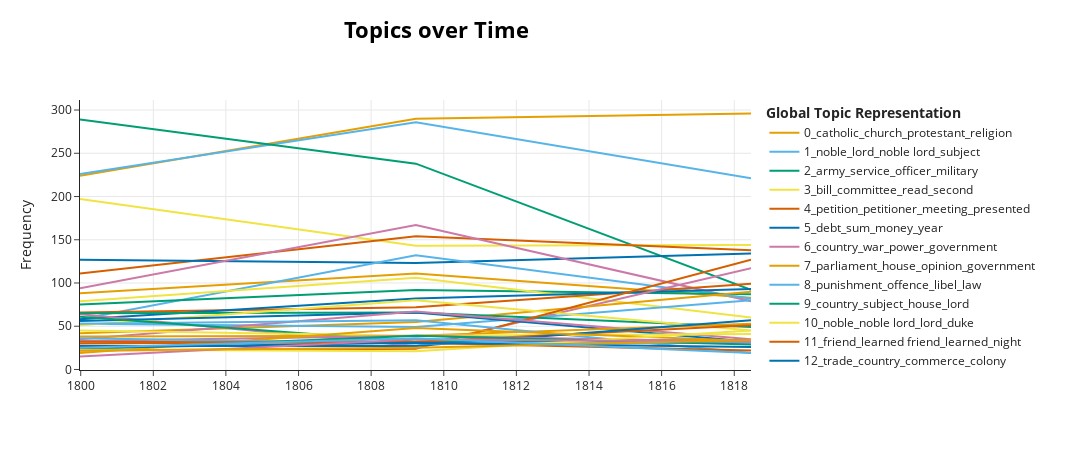

The cell this chart's notebook holds for it:
### Code cell
#model.visualize_topics_over_time(topics_over_time, top_n_topics=5)
model.visualize_topics_over_time(topics_over_time)

### Figure 1 — Plotly figure (JSON) as saved in the notebook; plotly's stock layout.template omitted (floating-point values rounded to 4 significant figures)
{"data": [{"hoverinfo": "text", "hovertext": ["<b>Topic 0</b><br>Words: catholic, church, protestant, religion, oath", "<b>Topic 0</b><br>Words: catholic, religion, protestant, church, religious", "<b>Topic 0</b><br>Words: church, catholic, protestant, clergy, religion"], "marker": {"color": "#E69F00"}, "mode": "lines", "name": "0_catholic_church_protestant_religion", "x": ["1799-12-24T16:42:14.400000", "1809-03-26T01:50:46.153845", "1818-06-18T03:41:32.307692"], "y": [224, 290, 296], "type": "scatter"}, {"hoverinfo": "text", "hovertext": ["<b>Topic 1</b><br>Words: lord, house, noble, noble lord, subject", "<b>Topic 1</b><br>Words: noble, lord, noble lord, subject, person", "<b>Topic 1</b><br>Words: noble, lord, said, noble lord, say"], "marker": {"color": "#56B4E9"}, "mode": "lines", "name": "1_noble_lord_noble lord_subject", "x": ["1799-12-24T16:42:14.400000", "1809-03-26T01:50:46.153845", "1818-06-18T03:41:32.307692"], "y": [226, 286, 221], "type": "scatter"}, {"hoverinfo": "text", "hovertext": ["<b>Topic 2</b><br>Words: army, officer, service, militia, military", "<b>Topic 2</b><br>Words: army, service, officer, military, men", "<b>Topic 2</b><br>Words: army, officer, military, service, men"], "marker": {"color": "#009E73"}, "mode": "lines", "name": "2_army_service_officer_military", "x": ["1799-12-24T16:42:14.400000", "1809-03-26T01:50:46.153845", "1818-06-18T03:41:32.307692"], "y": [289, 238, 92], "type": "scatter"}, {"hoverinfo": "text", "hovertext": ["<b>Topic 3</b><br>Words: bill, committee, read, second, time", "<b>Topic 3</b><br>Words: bill, committee, second, read, time", "<b>Topic 3</b><br>Words: bill, committee, reading, second, second reading"], "marker": {"color": "#F0E442"}, "mode": "lines", "name": "3_bill_committee_read_second", "x": ["1799-12-24T16:42:14.400000", "1809-03-26T01:50:46.153845", "1818-06-18T03:41:32.307692"], "y": [197, 143, 144], "type": "scatter"}, {"hoverinfo": "text", "hovertext": ["<b>Topic 4</b><br>Words: petition, petitioner, house, presented, prayer", "<b>Topic 4</b><br>Words: petition, meeting, presented, petitioner, presented petition", "<b>Topic 4</b><br>Words: petition, petitioner, presented, meeting, presented petition"], "marker": {"color": "#D55E00"}, "mode": "lines", "name": "4_petition_petitioner_meeting_presented", "x": ["1799-12-24T16:42:14.400000", "1809-03-26T01:50:46.153845", "1818-06-18T03:41:32.307692"], "y": [111, 154, 138], "type": "scatter"}, {"hoverinfo": "text", "hovertext": ["<b>Topic 5</b><br>Words: debt, sum, tax, money, account", "<b>Topic 5</b><br>Words: sum, debt, expenditure, tax, account", "<b>Topic 5</b><br>Words: debt, money, year, note, sum"], "marker": {"color": "#0072B2"}, "mode": "lines", "name": "5_debt_sum_money_year", "x": ["1799-12-24T16:42:14.400000", "1809-03-26T01:50:46.153845", "1818-06-18T03:41:32.307692"], "y": [127, 123, 134], "type": "scatter"}, {"hoverinfo": "text", "hovertext": ["<b>Topic 6</b><br>Words: country, war, power, government, peace", "<b>Topic 6</b><br>Words: country, war, government, power, enemy", "<b>Topic 6</b><br>Words: country, war, power, government, foreign"], "marker": {"color": "#CC79A7"}, "mode": "lines", "name": "6_country_war_power_government", "x": ["1799-12-24T16:42:14.400000", "1809-03-26T01:50:46.153845", "1818-06-18T03:41:32.307692"], "y": [94, 167, 79], "type": "scatter"}, {"hoverinfo": "text", "hovertext": ["<b>Topic 7</b><br>Words: parliament, house, opinion, subject, act", "<b>Topic 7</b><br>Words: parliament, house, opinion, view, measure", "<b>Topic 7</b><br>Words: parliament, government, period, principle, power"], "marker": {"color": "#E69F00"}, "mode": "lines", "name": "7_parliament_house_opinion_government", "x": ["1799-12-24T16:42:14.400000", "1809-03-26T01:50:46.153845", "1818-06-18T03:41:32.307692"], "y": [88, 111, 83], "type": "scatter"}, {"hoverinfo": "text", "hovertext": ["<b>Topic 8</b><br>Words: punishment, libel, offence, law, crime", "<b>Topic 8</b><br>Words: punishment, libel, offence, law, crime", "<b>Topic 8</b><br>Words: punishment, offence, crime, law, person"], "marker": {"color": "#56B4E9"}, "mode": "lines", "name": "8_punishment_offence_libel_law", "x": ["1799-12-24T16:42:14.400000", "1809-03-26T01:50:46.153845", "1818-06-18T03:41:32.307692"], "y": [58, 132, 82], "type": "scatter"}, {"hoverinfo": "text", "hovertext": ["<b>Topic 9</b><br>Words: house, country, lord, noble, bill", "<b>Topic 9</b><br>Words: country, subject, noble, said, lord", "<b>Topic 9</b><br>Words: country, said, bill, question, lord"], "marker": {"color": "#009E73"}, "mode": "lines", "name": "9_country_subject_house_lord", "x": ["1799-12-24T16:42:14.400000", "1809-03-26T01:50:46.153845", "1818-06-18T03:41:32.307692"], "y": [75, 92, 87], "type": "scatter"}, {"hoverinfo": "text", "hovertext": ["<b>Topic 10</b><br>Words: noble, noble lord, lord, motion, noble viscount", "<b>Topic 10</b><br>Words: noble, noble lord, lord, earl, motion", "<b>Topic 10</b><br>Words: noble, noble lord, lord, duke, majesty"], "marker": {"color": "#F0E442"}, "mode": "lines", "name": "10_noble_noble lord_lord_duke", "x": ["1799-12-24T16:42:14.400000", "1809-03-26T01:50:46.153845", "1818-06-18T03:41:32.307692"], "y": [79, 106, 60], "type": "scatter"}, {"hoverinfo": "text", "hovertext": ["<b>Topic 11</b><br>Words: friend, learned friend, learned, noble learned, noble", "<b>Topic 11</b><br>Words: friend, learned friend, learned, friend sat, night", "<b>Topic 11</b><br>Words: friend, learned friend, learned, night, noble friend"], "marker": {"color": "#D55E00"}, "mode": "lines", "name": "11_friend_learned friend_learned_night", "x": ["1799-12-24T16:42:14.400000", "1809-03-26T01:50:46.153845", "1818-06-18T03:41:32.307692"], "y": [66, 72, 99], "type": "scatter"}, {"hoverinfo": "text", "hovertext": ["<b>Topic 12</b><br>Words: trade, commerce, country, import, foreign", "<b>Topic 12</b><br>Words: trade, country, commerce, colony, year", "<b>Topic 12</b><br>Words: trade, country, colony, commerce, state"], "marker": {"color": "#0072B2"}, "mode": "lines", "name": "12_trade_country_commerce_colony", "x": ["1799-12-24T16:42:14.400000", "1809-03-26T01:50:46.153845", "1818-06-18T03:41:32.307692"], "y": [58, 82, 93], "type": "scatter"}, {"hoverinfo": "text", "hovertext": ["<b>Topic 13</b><br>Words: witness, evidence, testimony, bar, called", "<b>Topic 13</b><br>Words: witness, testimony, evidence, police, lordship", "<b>Topic 13</b><br>Words: witness, evidence, testimony, lordship, counsel"], "marker": {"color": "#CC79A7"}, "mode": "lines", "name": "13_witness_evidence_testimony_lordship", "x": ["1799-12-24T16:42:14.400000", "1809-03-26T01:50:46.153845", "1818-06-18T03:41:32.307692"], "y": [64, 27, 117], "type": "scatter"}, {"hoverinfo": "text", "hovertext": ["<b>Topic 14</b><br>Words: lordship, inquiry, lord, evidence, noble", "<b>Topic 14</b><br>Words: lordship, inquiry, noble, earl, lord", "<b>Topic 14</b><br>Words: lordship, inquiry, lord, counsel, question"], "marker": {"color": "#E69F00"}, "mode": "lines", "name": "14_lordship_inquiry_lord_question", "x": ["1799-12-24T16:42:14.400000", "1809-03-26T01:50:46.153845", "1818-06-18T03:41:32.307692"], "y": [42, 55, 90], "type": "scatter"}, {"hoverinfo": "text", "hovertext": ["<b>Topic 15</b><br>Words: tax, irish, price, corn, duty", "<b>Topic 15</b><br>Words: grain, tax, price, irish, corn", "<b>Topic 15</b><br>Words: corn, price, tax, irish, duty"], "marker": {"color": "#56B4E9"}, "mode": "lines", "name": "15_corn_tax_price_irish", "x": ["1799-12-24T16:42:14.400000", "1809-03-26T01:50:46.153845", "1818-06-18T03:41:32.307692"], "y": [53, 49, 80], "type": "scatter"}, {"hoverinfo": "text", "hovertext": ["<b>Topic 16</b><br>Words: motion, measure, object, present, rose", "<b>Topic 16</b><br>Words: motion, measure, present motion, oppose motion, oppose", "<b>Topic 16</b><br>Words: motion, measure, oppose, negative, present motion"], "marker": {"color": "#009E73"}, "mode": "lines", "name": "16_motion_measure_present motion_present", "x": ["1799-12-24T16:42:14.400000", "1809-03-26T01:50:46.153845", "1818-06-18T03:41:32.307692"], "y": [65, 66, 49], "type": "scatter"}, {"hoverinfo": "text", "hovertext": ["<b>Topic 17</b><br>Words: baronet, baronet sir, baronet baronet, house, sir baronet", "<b>Topic 17</b><br>Words: baronet, baronet sir, gallon, sir, sugar wash", "<b>Topic 17</b><br>Words: baronet, address, passage, night session, marksman"], "marker": {"color": "#F0E442"}, "mode": "lines", "name": "17_baronet_baronet sir_sir_baronet baron...", "x": ["1799-12-24T16:42:14.400000", "1809-03-26T01:50:46.153845", "1818-06-18T03:41:32.307692"], "y": [51, 80, 45], "type": "scatter"}, {"hoverinfo": "text", "hovertext": ["<b>Topic 18</b><br>Words: royal, royal highness, highness, room, throne", "<b>Topic 18</b><br>Words: highness, royal highness, royal, room, attended public", "<b>Topic 18</b><br>Words: royal highness, room, highness, royal, slept"], "marker": {"color": "#D55E00"}, "mode": "lines", "name": "18_royal highness_highness_room_royal", "x": ["1799-12-24T16:42:14.400000", "1809-03-26T01:50:46.153845", "1818-06-18T03:41:32.307692"], "y": [22, 24, 127], "type": "scatter"}, {"hoverinfo": "text", "hovertext": ["<b>Topic 19</b><br>Words: danger, country, present, safety, security", "<b>Topic 19</b><br>Words: danger, security, dangerous, safe, country", "<b>Topic 19</b><br>Words: danger, insurance, country, fact daily, general apprehension"], "marker": {"color": "#0072B2"}, "mode": "lines", "name": "19_danger_country_security_dangerous", "x": ["1799-12-24T16:42:14.400000", "1809-03-26T01:50:46.153845", "1818-06-18T03:41:32.307692"], "y": [56, 66, 32], "type": "scatter"}, {"hoverinfo": "text", "hovertext": ["<b>Topic 20</b><br>Words: timber, amount, million, great work, amounted", "<b>Topic 20</b><br>Words: million, amount, amounted, including, item", "<b>Topic 20</b><br>Words: beer, trade gone, amount, trade, million"], "marker": {"color": "#CC79A7"}, "mode": "lines", "name": "20_amount_million_amounted_beer", "x": ["1799-12-24T16:42:14.400000", "1809-03-26T01:50:46.153845", "1818-06-18T03:41:32.307692"], "y": [35, 67, 35], "type": "scatter"}, {"hoverinfo": "text", "hovertext": ["<b>Topic 21</b><br>Words: thought, withdraw, duty, withdraw motion, motion", "<b>Topic 21</b><br>Words: thought, motion, duty, withdraw, withdraw motion", "<b>Topic 21</b><br>Words: thought, duty, motion, motion withdrawn, withdraw"], "marker": {"color": "#E69F00"}, "mode": "lines", "name": "21_thought_duty_withdraw_motion", "x": ["1799-12-24T16:42:14.400000", "1809-03-26T01:50:46.153845", "1818-06-18T03:41:32.307692"], "y": [38, 39, 53], "type": "scatter"}, {"hoverinfo": "text", "hovertext": ["<b>Topic 22</b><br>Words: ship, fleet, coast, supply, seaman", "<b>Topic 22</b><br>Words: ship, vessel, crew, seaman, naval", "<b>Topic 22</b><br>Words: ship, vessel, seaman, navy, sailor"], "marker": {"color": "#56B4E9"}, "mode": "lines", "name": "22_ship_vessel_fleet_seaman", "x": ["1799-12-24T16:42:14.400000", "1809-03-26T01:50:46.153845", "1818-06-18T03:41:32.307692"], "y": [53, 57, 19], "type": "scatter"}, {"hoverinfo": "text", "hovertext": ["<b>Topic 23</b><br>Words: evidence, principle, proof, answer, appearance", "<b>Topic 23</b><br>Words: principle, evidence, clause, capable object, assertion", "<b>Topic 23</b><br>Words: evidence, principle, kill property, kill, property"], "marker": {"color": "#009E73"}, "mode": "lines", "name": "23_evidence_principle_proof_however", "x": ["1799-12-24T16:42:14.400000", "1809-03-26T01:50:46.153845", "1818-06-18T03:41:32.307692"], "y": [61, 32, 34], "type": "scatter"}, {"hoverinfo": "text", "hovertext": ["<b>Topic 24</b><br>Words: house, majesty, wish, wished, paring", "<b>Topic 24</b><br>Words: wished, wish, wished ask, hoped, bridge", "<b>Topic 24</b><br>Words: majesty, commanded, table, wished, board"], "marker": {"color": "#F0E442"}, "mode": "lines", "name": "24_wished_majesty_wish_house", "x": ["1799-12-24T16:42:14.400000", "1809-03-26T01:50:46.153845", "1818-06-18T03:41:32.307692"], "y": [45, 39, 41], "type": "scatter"}, {"hoverinfo": "text", "hovertext": ["<b>Topic 25</b><br>Words: case, judge, proceeding, jury, lordship", "<b>Topic 25</b><br>Words: case, judge, proceeding, opinion, justice", "<b>Topic 25</b><br>Words: case, proceeding, lordship, judge, justice"], "marker": {"color": "#D55E00"}, "mode": "lines", "name": "25_case_judge_proceeding_lordship", "x": ["1799-12-24T16:42:14.400000", "1809-03-26T01:50:46.153845", "1818-06-18T03:41:32.307692"], "y": [30, 32, 51], "type": "scatter"}, {"hoverinfo": "text", "hovertext": ["<b>Topic 26</b><br>Words: member, member member, dissent, place, learned", "<b>Topic 26</b><br>Words: member, member member, member side, side, majority member", "<b>Topic 26</b><br>Words: member, member member, mystery, mystery hung, learned"], "marker": {"color": "#0072B2"}, "mode": "lines", "name": "26_member_member member_learned_dissent", "x": ["1799-12-24T16:42:14.400000", "1809-03-26T01:50:46.153845", "1818-06-18T03:41:32.307692"], "y": [27, 27, 57], "type": "scatter"}, {"hoverinfo": "text", "hovertext": ["<b>Topic 27</b><br>Words: fraud, friend, person, knew, influence", "<b>Topic 27</b><br>Words: fraud, learned, law, offender, friend", "<b>Topic 27</b><br>Words: law, fraud, friend, learned, individual"], "marker": {"color": "#CC79A7"}, "mode": "lines", "name": "27_fraud_law_friend_learned", "x": ["1799-12-24T16:42:14.400000", "1809-03-26T01:50:46.153845", "1818-06-18T03:41:32.307692"], "y": [33, 39, 32], "type": "scatter"}, {"hoverinfo": "text", "hovertext": ["<b>Topic 28</b><br>Words: year, present year, loan, estimate, last year", "<b>Topic 28</b><br>Words: year, estimate, last year, year year, average", "<b>Topic 28</b><br>Words: year, estimate, last year, metallic currency, loan"], "marker": {"color": "#E69F00"}, "mode": "lines", "name": "28_year_estimate_last year_loan", "x": ["1799-12-24T16:42:14.400000", "1809-03-26T01:50:46.153845", "1818-06-18T03:41:32.307692"], "y": [19, 48, 33], "type": "scatter"}, {"hoverinfo": "text", "hovertext": ["<b>Topic 29</b><br>Words: charge, said, clerk, charge taken, said said", "<b>Topic 29</b><br>Words: charge, said, barrack, proof, clerk", "<b>Topic 29</b><br>Words: charge, clerk, said, principal clerk, said said"], "marker": {"color": "#56B4E9"}, "mode": "lines", "name": "29_charge_said_clerk_forward", "x": ["1799-12-24T16:42:14.400000", "1809-03-26T01:50:46.153845", "1818-06-18T03:41:32.307692"], "y": [36, 30, 31], "type": "scatter"}, {"hoverinfo": "text", "hovertext": ["<b>Topic 30</b><br>Words: objection, objection objection, irish militia, proposing, objected", "<b>Topic 30</b><br>Words: objection, insist, barrack, objection urged, erection barrack", "<b>Topic 30</b><br>Words: objection, question, reference, true reference, objected"], "marker": {"color": "#009E73"}, "mode": "lines", "name": "30_objection_objected_objection objectio...", "x": ["1799-12-24T16:42:14.400000", "1809-03-26T01:50:46.153845", "1818-06-18T03:41:32.307692"], "y": [23, 39, 29], "type": "scatter"}, {"hoverinfo": "text", "hovertext": ["<b>Topic 31</b><br>Words: circulation, paper, note, exchange, gold", "<b>Topic 31</b><br>Words: currency, circulation, paper, paper currency, depreciation", "<b>Topic 31</b><br>Words: circulation, note, currency, paper, gold"], "marker": {"color": "#F0E442"}, "mode": "lines", "name": "31_circulation_currency_note_paper", "x": ["1799-12-24T16:42:14.400000", "1809-03-26T01:50:46.153845", "1818-06-18T03:41:32.307692"], "y": [23, 21, 45], "type": "scatter"}, {"hoverinfo": "text", "hovertext": ["<b>Topic 32</b><br>Words: virtue, indignation, majesty, honour, buonapart", "<b>Topic 32</b><br>Words: honourable, virtue, man, subject, country", "<b>Topic 32</b><br>Words: nation, man, honourable, felt look, crusade"], "marker": {"color": "#D55E00"}, "mode": "lines", "name": "32_virtue_honourable_nation_country", "x": ["1799-12-24T16:42:14.400000", "1809-03-26T01:50:46.153845", "1818-06-18T03:41:32.307692"], "y": [32, 31, 22], "type": "scatter"}, {"hoverinfo": "text", "hovertext": ["<b>Topic 33</b><br>Words: remedy, heart, dominion, harden heart, harden", "<b>Topic 33</b><br>Words: remedy, distress, saw, indeed lesson, nature", "<b>Topic 33</b><br>Words: remedy, heart, distress, placard, limb"], "marker": {"color": "#0072B2"}, "mode": "lines", "name": "33_remedy_heart_distress_suffering", "x": ["1799-12-24T16:42:14.400000", "1809-03-26T01:50:46.153845", "1818-06-18T03:41:32.307692"], "y": [25, 31, 26], "type": "scatter"}, {"hoverinfo": "text", "hovertext": ["<b>Topic 34</b><br>Words: earl, noble earl, noble, signature, treaty", "<b>Topic 34</b><br>Words: earl, noble earl, noble, inoculated, marquis", "<b>Topic 34</b><br>Words: earl, noble earl, noble, earl opposite, earl stated"], "marker": {"color": "#CC79A7"}, "mode": "lines", "name": "34_earl_noble earl_noble_earl opposite", "x": ["1799-12-24T16:42:14.400000", "1809-03-26T01:50:46.153845", "1818-06-18T03:41:32.307692"], "y": [15, 35, 32], "type": "scatter"}, {"hoverinfo": "text", "hovertext": ["<b>Topic 35</b><br>Words: fund, consolidated fund, consolidated, return, fearful", "<b>Topic 35</b><br>Words: fund, consolidated fund, consolidated, dead fund, time", "<b>Topic 35</b><br>Words: fund, time, went, consolidated fund, consolidated"], "marker": {"color": "#E69F00"}, "mode": "lines", "name": "35_fund_consolidated fund_consolidated_t...", "x": ["1799-12-24T16:42:14.400000", "1809-03-26T01:50:46.153845", "1818-06-18T03:41:32.307692"], "y": [22, 25, 34], "type": "scatter"}, {"hoverinfo": "text", "hovertext": ["<b>Topic 36</b><br>Words: amendment, moved, discussion, st, st st", "<b>Topic 36</b><br>Words: amendment, moved, discussion, support amendment, st", "<b>Topic 36</b><br>Words: amendment, support amendment, amendment law, moved, discussion"], "marker": {"color": "#56B4E9"}, "mode": "lines", "name": "36_amendment_moved_discussion_support am...", "x": ["1799-12-24T16:42:14.400000", "1809-03-26T01:50:46.153845", "1818-06-18T03:41:32.307692"], "y": [25, 36, 19], "type": "scatter"}], "layout": {"xaxis": {"showgrid": true}, "yaxis": {"showgrid": true, "title": {"text": "Frequency"}}, "title": {"font": {"size": 22, "color": "Black"}, "text": "<b>Topics over Time</b>", "y": 0.95, "x": 0.4, "xanchor": "center", "yanchor": "top"}, "hoverlabel": {"font": {"size": 16, "family": "Rockwell"}, "bgcolor": "white"}, "width": 1250, "height": 450, "legend": {"title": {"text": "<b>Global Topic Representation"}}}}
